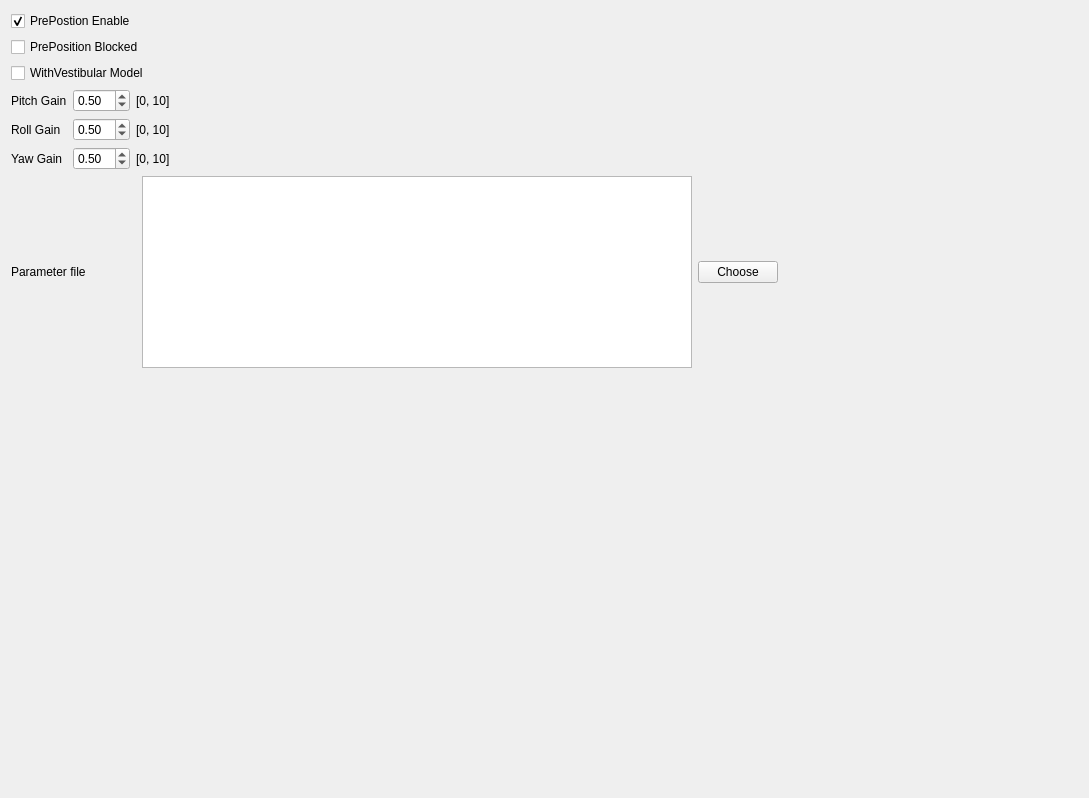
      <widget class="QWidget" name="tab_3">
       <attribute name="title">
        <string>General</string>
       </attribute>
       <layout class="QGridLayout" name="gridLayout_4">
        <item row="0" column="0">
         <layout class="QVBoxLayout" name="verticalLayout_9">
          <item>
           <widget class="QCheckBox" name="PrePositionEnable">
            <property name="text">
             <string>PrePostion Enable</string>
            </property>
            <property name="checked">
             <bool>true</bool>
            </property>
           </widget>
          </item>
          <item>
           <widget class="QCheckBox" name="PrePositionBlocked">
            <property name="text">
             <string>PrePosition Blocked</string>
            </property>
           </widget>
          </item>
          <item>
           <widget class="QCheckBox" name="WithVestibularModel">
            <property name="text">
             <string>WithVestibular Model</string>
            </property>
           </widget>
          </item>
         </layout>
        </item>
        <item row="0" column="1">
         <spacer name="horizontalSpacer_2">
          <property name="orientation">
           <enum>Qt::Horizontal</enum>
          </property>
          <property name="sizeHint" stdset="0">
           <size>
            <width>232</width>
            <height>62</height>
           </size>
          </property>
         </spacer>
        </item>
        <item row="1" column="0">
         <layout class="QGridLayout" name="gridLayout_2">
          <property name="topMargin">
           <number>0</number>
          </property>
          <item row="0" column="0">
           <widget class="QLabel" name="PitchGain">
            <property name="toolTip">
             <string>GainAng_Pitch</string>
            </property>
            <property name="text">
             <string>Pitch Gain</string>
            </property>
           </widget>
          </item>
          <item row="0" column="1">
           <widget class="QDoubleSpinBox" name="GainAng_Pitch">
            <property name="prefix">
             <string/>
            </property>
            <property name="maximum">
             <double>10.000000000000000</double>
            </property>
            <property name="value">
             <double>0.500000000000000</double>
            </property>
           </widget>
          </item>
          <item row="0" column="2">
           <widget class="QLabel" name="label_133">
            <property name="text">
             <string>[0, 10]</string>
            </property>
           </widget>
          </item>
          <item row="1" column="0">
           <widget class="QLabel" name="RollGain">
            <property name="toolTip">
             <string>GainAng_Roll</string>
            </property>
            <property name="text">
             <string>Roll Gain</string>
            </property>
           </widget>
          </item>
          <item row="1" column="1">
           <widget class="QDoubleSpinBox" name="GainAng_Roll">
            <property name="prefix">
             <string/>
            </property>
            <property name="maximum">
             <double>10.000000000000000</double>
            </property>
            <property name="value">
             <double>0.500000000000000</double>
            </property>
           </widget>
          </item>
          <item row="1" column="2">
           <widget class="QLabel" name="label_410">
            <property name="text">
             <string>[0, 10]</string>
            </property>
           </widget>
          </item>
          <item row="2" column="0">
           <widget class="QLabel" name="YawGain">
            <property name="toolTip">
             <string>GainAng_Yaw</string>
            </property>
            <property name="text">
             <string>Yaw Gain</string>
            </property>
           </widget>
          </item>
          <item row="2" column="1">
           <widget class="QDoubleSpinBox" name="GainAng_Yaw">
            <property name="prefix">
             <string/>
            </property>
            <property name="maximum">
             <double>10.000000000000000</double>
            </property>
            <property name="value">
             <double>0.500000000000000</double>
            </property>
           </widget>
          </item>
          <item row="2" column="2">
           <widget class="QLabel" name="label_412">
            <property name="text">
             <string>[0, 10]</string>
            </property>
           </widget>
          </item>
         </layout>
        </item>
        <item row="1" column="2">
         <spacer name="horizontalSpacer">
          <property name="orientation">
           <enum>Qt::Horizontal</enum>
          </property>
          <property name="sizeHint" stdset="0">
           <size>
            <width>664</width>
            <height>77</height>
           </size>
          </property>
         </spacer>
        </item>
        <item row="2" column="0" colspan="3">
         <layout class="QHBoxLayout" name="horizontalLayout_13">
          <property name="leftMargin">
           <number>0</number>
          </property>
          <property name="topMargin">
           <number>0</number>
          </property>
          <property name="rightMargin">
           <number>50</number>
          </property>
          <property name="bottomMargin">
           <number>325</number>
          </property>
          <item>
           <widget class="QLabel" name="label_7">
            <property name="text">
             <string>&lt;html&gt;&lt;head/&gt;&lt;body&gt;&lt;p&gt;Parameter file&lt;/p&gt;&lt;/body&gt;&lt;/html&gt;</string>
            </property>
           </widget>
          </item>
          <item>
           <layout class="QHBoxLayout" name="horizontalLayout_12">
            <property name="leftMargin">
             <number>50</number>
            </property>
            <property name="rightMargin">
             <number>250</number>
            </property>
            <property name="bottomMargin">
             <number>0</number>
            </property>
            <item>
             <widget class="QTextBrowser" name="path">
              <property name="html">
               <string>&lt;!DOCTYPE HTML PUBLIC &quot;-//W3C//DTD HTML 4.0//EN&quot; &quot;http://www.w3.org/TR/REC-html40/strict.dtd&quot;&gt;
&lt;html&gt;&lt;head&gt;&lt;meta name=&quot;qrichtext&quot; content=&quot;1&quot; /&gt;&lt;style type=&quot;text/css&quot;&gt;
p, li { white-space: pre-wrap; }
&lt;/style&gt;&lt;/head&gt;&lt;body style=&quot; font-family:'MS Shell Dlg 2'; font-size:8.25pt; font-weight:400; font-style:normal;&quot;&gt;
&lt;p style=&quot;-qt-paragraph-type:empty; margin-top:0px; margin-bottom:0px; margin-left:0px; margin-right:0px; -qt-block-indent:0; text-indent:0px;&quot;&gt;&lt;br /&gt;&lt;/p&gt;&lt;/body&gt;&lt;/html&gt;</string>
              </property>
             </widget>
            </item>
            <item>
             <widget class="QPushButton" name="PathButton">
              <property name="text">
               <string>Choose</string>
              </property>
             </widget>
            </item>
           </layout>
          </item>
         </layout>
        </item>
        <item row="3" column="0" colspan="2">
         <spacer name="verticalSpacer">
          <property name="orientation">
           <enum>Qt::Vertical</enum>
          </property>
          <property name="sizeHint" stdset="0">
           <size>
            <width>144</width>
            <height>94</height>
           </size>
          </property>
         </spacer>
        </item>
       </layout>
      </widget>
